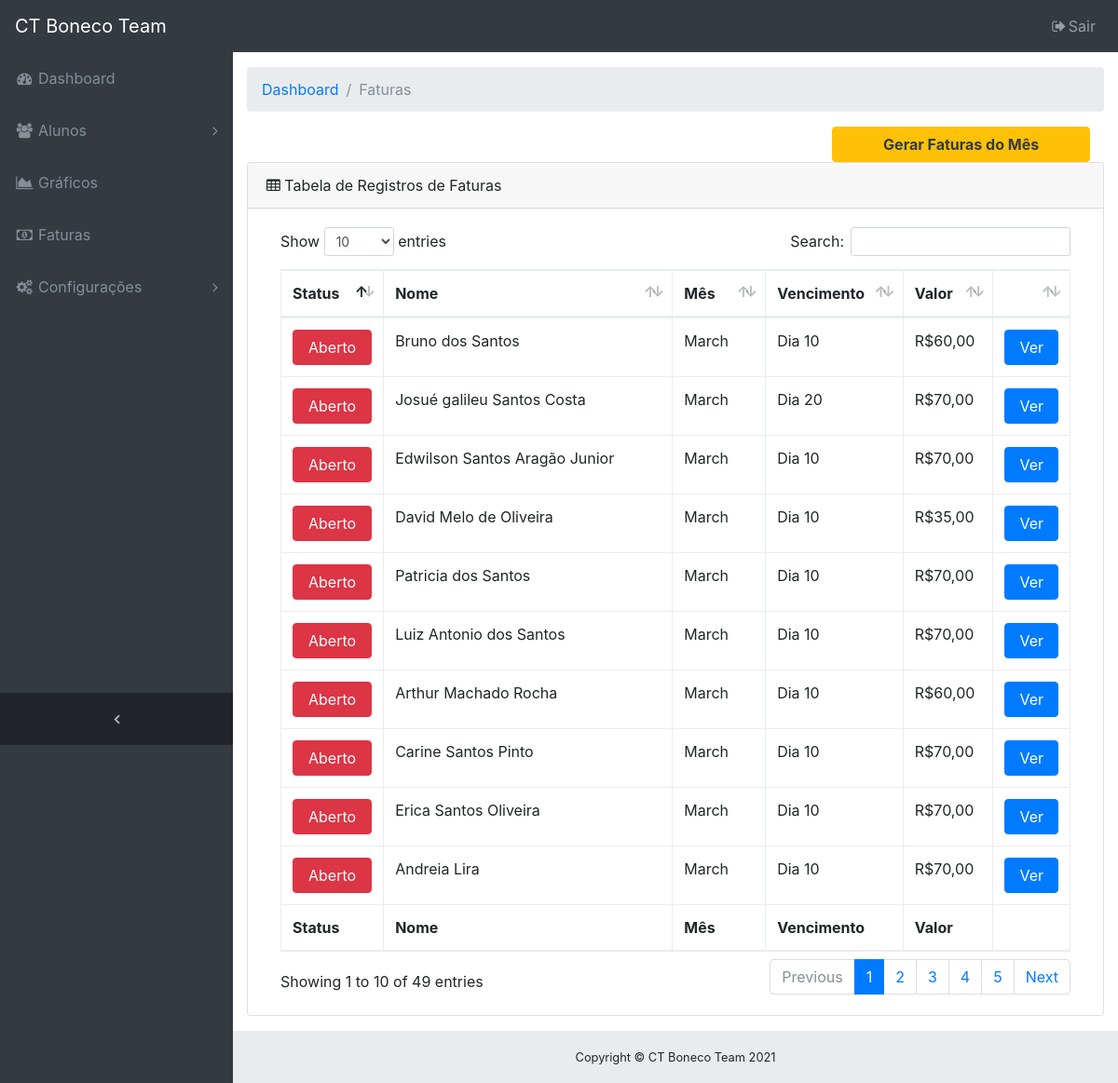
The app's page /admin/faturas.php (signed in) with its own data.
### tables this page shows
CREATE TABLE `dot_fatura` (
  `id` int(11) NOT NULL,
  `nome_ft` varchar(150) DEFAULT NULL,
  `mes` date DEFAULT NULL,
  `venc_ft` int(50) DEFAULT NULL,
  `valor_ft` int(100) DEFAULT NULL,
  `referente` varchar(150) DEFAULT NULL,
  `horario_ft` text,
  `status_ft` varchar(100) DEFAULT 'aberto',
  `data_pagamento` date DEFAULT NULL
);

### classes/Fatura.class.php (called while the page is built, shortened)
<?php
include_once "Conexao.class.php";
include_once "Funcoes.class.php";
class Fatura{
	private $con;
	public function __construct(){
		$this->con = new Conexao();
	}
	public function querySelectFt(){
		try{
			$cst = $this->con->conectar()->prepare("SELECT `id`, `nome_ft`, `mes`, `venc_ft`, `valor_ft`, `horario_ft`, `referente`, `status_ft`, `data_pagamento` FROM `dot_fatura`");
			$cst->execute();
			return $cst->fetchAll();
		}catch(PDOException $e){
			return 'Error: '.$e->getMessage();
		}
	}
}
?>

### classes/Conexao.class.php (called while the page is built)
<?php
class Conexao{
	private $usuario;
	private $senha;
	private $banco;
	private $servidor;
	private static $pdo;
	public function __construct(){
		$this->servidor = "mysql.webforall.pro";
		$this->banco = "webforall";
		$this->usuario = "webforall";
		$this->senha = "ctb024685CTB";
	}
	public function conectar(){
		try{
			if(is_null(self::$pdo)){
				self::$pdo = new PDO("mysql:host=".$this->servidor.";dbname=".$this->banco, $this->usuario, $this->senha);
			}
			return self::$pdo;
		}catch(PDOException $e){
			echo 'Error: '.$e->getMessage();
		}
	}
}
?>

### classes/Funcoes.class.php (called while the page is built, shortened)
<?php
class Funcoes{
	public function tratarCaracter($vlr, $tipo){
		switch($tipo){
			case 2: $rst = htmlentities($vlr, ENT_QUOTES, "ISO-8859-1"); break;
		}
		return $rst;
	}
	public function base64($vlt, $n){
		switch($n){
			case 1: return base64_encode($vlt); break;
		}
	}
}
?>

### admin/faturas.php (the view, shortened to what this page needs)
<?php
require_once "../classes/Fatura.class.php";
require_once "../classes/Funcoes.class.php";
$objFatura = new Fatura();
$objFc = new Funcoes();
?>
<?php include "header.php"; ?>
  <div class="content-wrapper">
    <div class="container-fluid">
      <ol class="breadcrumb">
        <li class="breadcrumb-item">
          <a href="index.php">Dashboard</a>
        </li>
        <li class="breadcrumb-item active">Faturas</li>
      </ol>
        <div class="col-md-4 offset-md-8">
            <?php
                $ultimaFt = 0;
                foreach($objFatura->querySelectFt() as $rst){
                    $mes = $rst['mes'];
                    $aux = 0;
                    if($mes > $aux){
                        $aux2 = $mes;
                        if($mes >= $aux2){
                            $ultimaFt = $mes;
                        }
                    }
                }
            ?>
            <a style="color: #343a40; font-weight: bolder; <?php $mesAtual = date("Y/m"); $mesFt = date("Y/m", strtotime($ultimaFt)); if($mesAtual > $mesFt){ echo "display:block;";}else{echo "display:none;";} ?>" class="btn btn-warning btn-block" href="?acao=gerar">Gerar Faturas do Mês</a>
        </div>
      <div class="card mb-3">
        <div class="card-header">
          <i class="fa fa-table"></i> Tabela de Registros de Faturas</div>
        <div class="card-body">
          <div class="table-responsive">
            <table class="table table-bordered table-hover" id="dataTable" width="100%" cellspacing="0">
              <thead>
                <tr>
                  <th>Status</th>
                  <th>Nome</th>
                  <th>Mês</th>
                  <th>Vencimento</th>
                  <th>Valor</th>
                  <th> </th>
                </tr>
              </thead>
              <tfoot>
                <tr>
                  <th>Status</th>
                  <th>Nome</th>
                  <th>Mês</th>
                  <th>Vencimento</th>
                  <th>Valor</th>
                  <th> </th>
                </tr>
              </tfoot>
              <tbody>
                <?php foreach($objFatura->querySelectFt() as $rst){
                  $mes = $rst['mes'];
                  $status = $rst['status_ft'];
                  ?>
                <tr>
                  <td><?php if($status == "aberto"){ echo "<button class=\"btn btn-danger btn-block\"> Aberto </button>"; }else{ echo "<button class=\"btn btn-success btn-block\"> Pago </button>"; }?></td>
                  <td><?=$objFc->tratarCaracter($rst['nome_ft'], 2)?></td>
                  <td><?php echo date('F', strtotime($mes)); ?></td>
                  <td>Dia <?=$objFc->tratarCaracter($rst['venc_ft'], 2)?></td>
                  <td>R$<?=$objFc->tratarCaracter($rst['valor_ft'], 2)?>,00</td>
                  <td><a href="ver-fatura.php?acao=edit&func=<?=$objFc->base64($rst['id'], 1)?>" class="btn btn-primary btn-block"> Ver </a>
                  </td>
                </tr>
                <?php } ?>
              </tbody>
            </table>
          </div>
        </div>
      </div>
    </div>
    <?php include "footer.php"; ?>

### css/sb-admin.css (style rules this page uses)
html { position: relative; min-height: 100%; }
body { overflow-x: hidden; }
body.sticky-footer { margin-bottom: 56px; }
body.sticky-footer .content-wrapper { min-height: calc(100vh - 56px - 56px); }
body.fixed-nav { padding-top: 56px; }
.content-wrapper { min-height: calc(100vh - 56px); padding-top: 1rem; }
.content-wrapper { overflow-x: hidden; background: white; }
@media (min-width: 992px) { .content-wrapper { margin-left: 250px; } }

### records on screen
dot_fatura: status_ft "Aberto", nome_ft "Bruno dos Santos", mes "March", venc_ft "10", valor_ft "60"
dot_fatura: status_ft "Aberto", nome_ft "Josué galileu Santos Costa", mes "March", venc_ft "20", valor_ft "70"
dot_fatura: status_ft "Aberto", nome_ft "Edwilson Santos Aragão Junior", mes "March", venc_ft "10", valor_ft "70"
dot_fatura: status_ft "Aberto", nome_ft "David Melo de Oliveira", mes "March", venc_ft "10", valor_ft "35"
dot_fatura: status_ft "Aberto", nome_ft "Patricia dos Santos", mes "March", venc_ft "10", valor_ft "70"
dot_fatura: status_ft "Aberto", nome_ft "Luiz Antonio dos Santos", mes "March", venc_ft "10", valor_ft "70"
dot_fatura: status_ft "Aberto", nome_ft "Arthur Machado Rocha", mes "March", venc_ft "10", valor_ft "60"
dot_fatura: status_ft "Aberto", nome_ft "Carine Santos Pinto", mes "March", venc_ft "10", valor_ft "70"
dot_fatura: status_ft "Aberto", nome_ft "Erica Santos Oliveira", mes "March", venc_ft "10", valor_ft "70"
dot_fatura: status_ft "Aberto", nome_ft "Andreia Lira", mes "March", venc_ft "10", valor_ft "70"

### other values on screen
$ano "2021"
